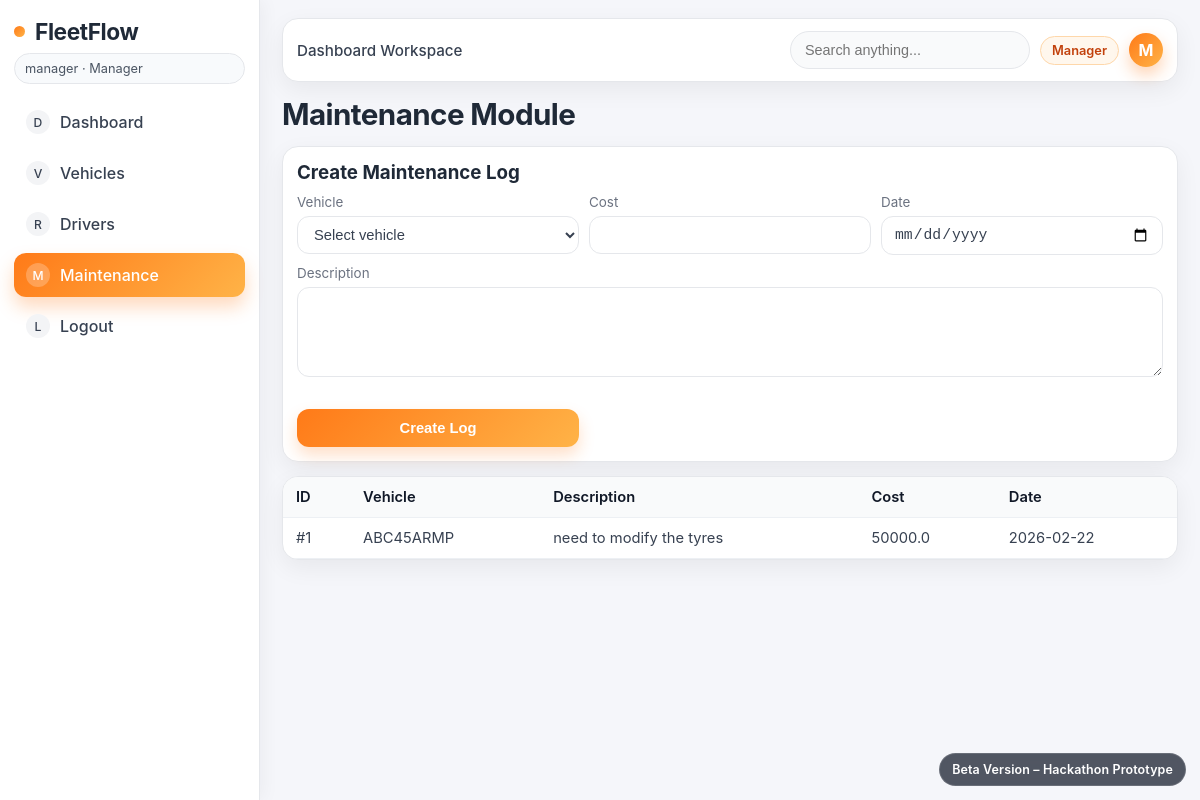
/maintenance (signed in), run on an earlier commit of the app's database.
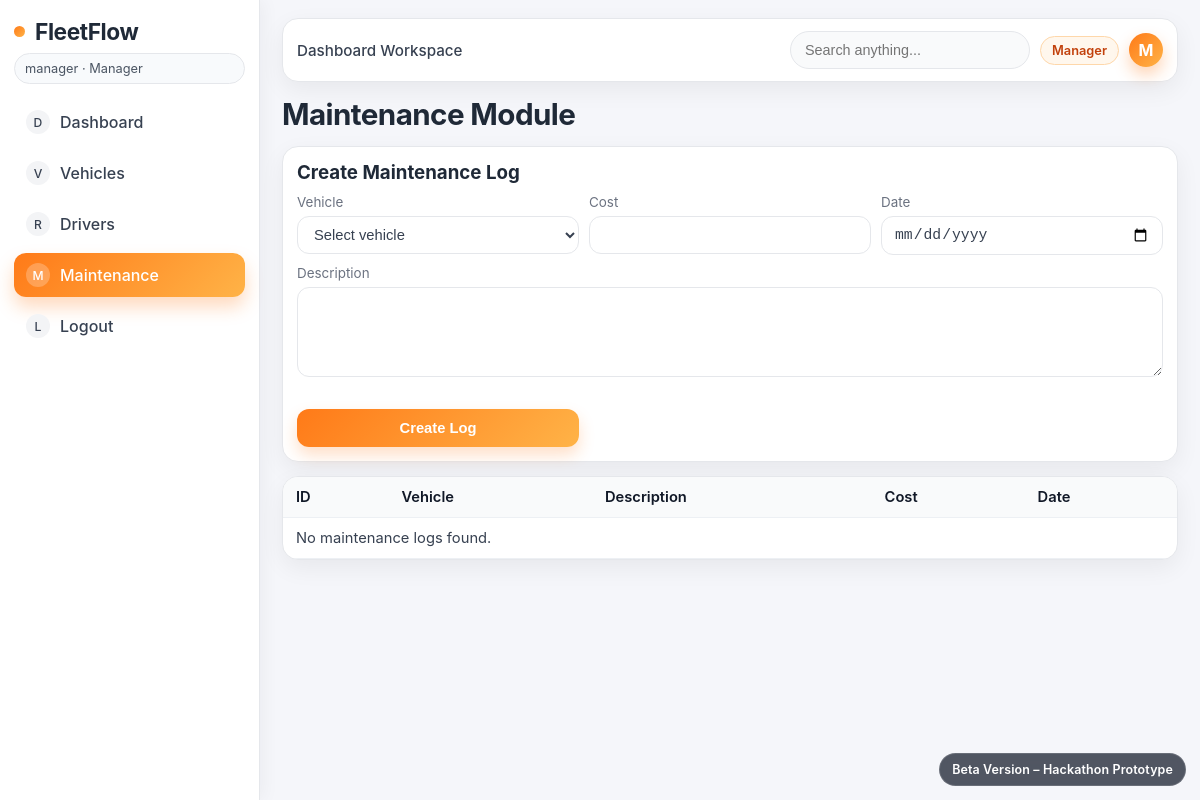
And on a later commit of the database.
### tables this page shows
CREATE TABLE maintenance_logs (
    id INTEGER PRIMARY KEY AUTOINCREMENT,
    vehicle_id INTEGER NOT NULL,
    description TEXT NOT NULL,
    cost REAL NOT NULL CHECK (cost >= 0),
    date TEXT NOT NULL,
    FOREIGN KEY (vehicle_id) REFERENCES vehicles(id) ON DELETE RESTRICT
);

CREATE TABLE vehicles (
    id INTEGER PRIMARY KEY AUTOINCREMENT,
    model_name TEXT NOT NULL,
    license_plate TEXT NOT NULL UNIQUE,
    max_capacity_kg REAL NOT NULL CHECK (max_capacity_kg > 0),
    odometer INTEGER NOT NULL CHECK (odometer >= 0),
    status TEXT NOT NULL CHECK (status IN ('Available', 'On Trip', 'In Shop'))
);

### app.py (the view, shortened to what this page needs)
@app.route("/maintenance", methods=["GET", "POST"])
@roles_required("Manager")
def maintenance():
    with get_db_connection() as conn:
        vehicle_rows = conn.execute(
            "SELECT * FROM vehicles ORDER BY license_plate"
        ).fetchall()
        logs = conn.execute(
            """
            SELECT m.*, v.license_plate
            FROM maintenance_logs m
            JOIN vehicles v ON m.vehicle_id = v.id
            ORDER BY m.id DESC
            """
        ).fetchall()
    return render_template("maintenance.html", vehicles=vehicle_rows, logs=logs)

### app.py (called while the page is built)
def get_db_connection():
    conn = sqlite3.connect(DATABASE)
    conn.row_factory = sqlite3.Row
    conn.execute("PRAGMA foreign_keys = ON")
    return conn

def roles_required(*allowed_roles):
    def decorator(view_func):
        @wraps(view_func)
        def wrapped(*args, **kwargs):
            if "user_id" not in session:
                return redirect(url_for("login"))
            if session.get("role") not in allowed_roles:
                flash("You do not have permission to access this action.", "error")
                return redirect(url_for(get_role_home_endpoint(session.get("role"))))
            return view_func(*args, **kwargs)
        return wrapped
    return decorator

@app.before_request
def load_current_user():
    g.user = None
    user_id = session.get("user_id")
    if not user_id:
        return
    with get_db_connection() as conn:
        g.user = conn.execute("SELECT * FROM users WHERE id = ?", (user_id,)).fetchone()

### templates/maintenance.html (shortened to what this page needs)
{% extends "base.html" %}
{% block content %}
<div class="topbar">
    <h1>Maintenance Module</h1>
</div>
<div class="form-card">
    <h3>Create Maintenance Log</h3>
    <form method="post" class="form-grid mt-10">
        <div class="input-group">
            <label>Vehicle</label>
            <select name="vehicle_id" required>
                <option value="">Select vehicle</option>
            </select>
        </div>
        <div class="input-group">
            <label>Cost</label>
            <input type="number" step="0.01" name="cost" required>
        </div>
        <div class="input-group">
            <label>Date</label>
            <input type="date" name="date" required>
        </div>
        <div class="input-group col-span-full">
            <label>Description</label>
            <textarea name="description" required></textarea>
        </div>
        <div class="input-group justify-end">
            <label>&nbsp;</label>
            <button type="submit">Create Log</button>
        </div>
    </form>
</div>
<div class="table-wrap">
    <table>
        <thead>
        <tr>
            <th>ID</th>
            <th>Vehicle</th>
            <th>Description</th>
            <th>Cost</th>
            <th>Date</th>
        </tr>
        </thead>
        <tbody>
        {% for log in logs %}
            <tr>
                <td>#{{ log.id }}</td>
                <td>{{ log.license_plate }}</td>
                <td>{{ log.description }}</td>
                <td>{{ log.cost }}</td>
                <td>{{ log.date }}</td>
            </tr>
        {% else %}
            <tr><td colspan="5">No maintenance logs found.</td></tr>
        {% endfor %}
        </tbody>
    </table>
</div>
{% endblock %}

What changed in the data, as far as the page shows it:
removed maintenance_logs: id "1", license_plate "ABC45ARMP", description "need to modify the tyres", cost "50000.0", date "2026-02-22"
Also different on the page:
text now shown: "No maintenance logs found."
